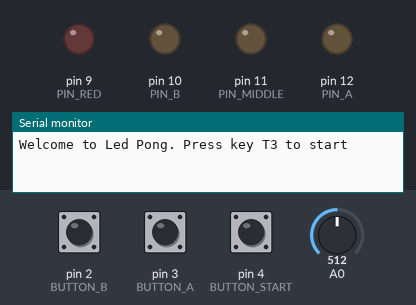
A sketch run on a simulated Arduino Uno, built with avr-gcc and run on an emulated ATmega328P. Parts: output pins drawn as LEDs (lit = HIGH), the last lines printed to the serial monitor. Dashed ring = blinking. The test bench sets the inputs (shaded band); at power-on: pin 4 (BUTTON_START) LOW, pin 2 (BUTTON_B) HIGH, pin 3 (BUTTON_A) HIGH, A0 = 512.

Above: at 0.01 s.
1.3 s: pin 4 (BUTTON_START) pulled HIGH for 0.15 s
At 2.7 s:
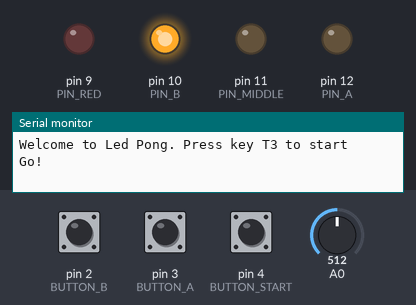
7.4 s: pin 4 (BUTTON_START) pulled HIGH for 1 s
At 11.1 s:
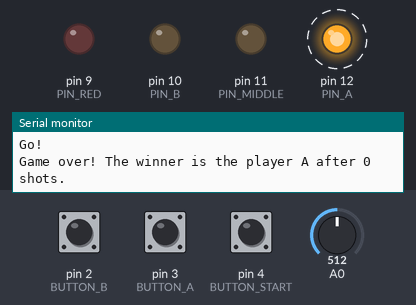
14.4 s: pin 4 (BUTTON_START) pulled HIGH for 3.2 s
At 14.7 s:
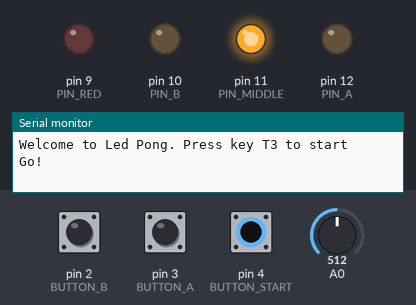
Timing chart, 0 to 29.6 s (numbered marks = the images above; inputs shaded):
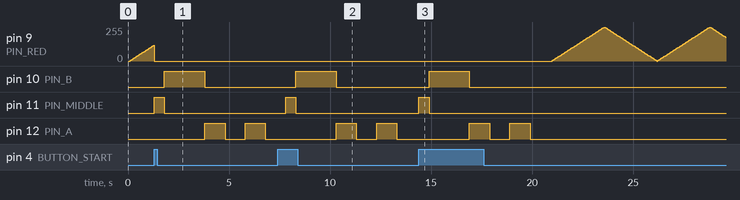

The sketch:

ledpong.ino
```cpp
#define PIN_A 12 //pin del led del giocatore A
#define PIN_B 10 //pin del led del giocatore B
#define PIN_MIDDLE 11 //pin del led centrale
#define BUTTON_A 3 //pin del bottone che governa il giocatore A
#define BUTTON_B 2 //pin del bottone che governa il giocatore B
#define BUTTON_START 4 //pin del bottone di START
#define PIN_RED 9 //pin del led rosso
#define POT A0 //pin del potenziometro
#define S2 2000 //2 secondi in millisecondi
#define S1 1000 //1 secondo in millisecondi
#define S05 500 //0.5 secondi in millisecondi
#define RTFactor 7/8 //fattore di diminuzione del reaction time
#define POT_MIDDLE 512 //potenza media del potenziometro
#define MIN_SPEED 1 //velocità minima
#define MAX_SPEED 2 //velocità massima
#define PULSE_T 50 //periodo di pulsione del led rosso
#define BOUNCE_T 50000 //periodo di attesa in microsecondi tra una reazione e l'altra dello stesso pulsante
#define MIN_INT 0 //intensità minima del led
#define MAX_INT 255 //intensità massima del led

//variabili del programma
int fadeAmount = 5;
int currIntensity;
volatile bool isAOn;
volatile bool isBOn;
bool giocoIniziato;
volatile bool giocoFinito;
volatile bool win_A;
volatile bool win_B;
volatile bool reaction_A;
volatile bool reaction_B;
volatile bool verso;
int speed;
int currentPin;
long currentTime;
long initialTime;
volatile int RT;
long reactionTime;
volatile int scambio;
volatile long buttonTyped_A;
volatile long buttonTyped_B;

/*
 * Diminuisce il reaction time di 1/8 dopo ogni scambio.
 */
void changeRT() {
  if (scambio > 1) {
    RT = RT * RTFactor;
  }
}

/*
 * Fa blinkare il led del giocatore A dopo la vittoria per 2 secondi.
 */
void winner_A() {
  digitalWrite(PIN_MIDDLE, LOW);
  digitalWrite(PIN_B, LOW);
  initialTime = millis();
  while (millis() - initialTime <= S2) {
    digitalWrite(PIN_A, HIGH);
    delay(S1);
    digitalWrite(PIN_A, LOW);
    delay(S1);
  }
}

/*
 * Fa blinkare il led del giocatore B dopo la vittoria per 2 secondi.
 */
void winner_B() {
  digitalWrite(PIN_MIDDLE, LOW);
  digitalWrite(PIN_A, LOW);
  initialTime = millis();
  while (millis() - initialTime <= S2) {
    digitalWrite(PIN_B, HIGH);
    delay(S1);
    digitalWrite(PIN_B, LOW);
    delay(S1);
  }
}

/*
 * Funzione associata all'interruzione data dal pulsante del giocatore A.
 */
void react_A() {
  if (micros() - buttonTyped_A > BOUNCE_T && !giocoFinito) { // elimina i rimbalzi
    if (isAOn) {
      scambio++;
      verso = !verso;
      reaction_A = true;
      isAOn = false;
      buttonTyped_A = micros();
      changeRT();
    }
    else {
      giocoFinito = true;
      win_B = true;
    }
  }
}

/*
 * Funzione associata all'interruzione data dal pulsante del giocatore B.
 */
void react_B() {
  if (micros() - buttonTyped_B > BOUNCE_T && !giocoFinito) { //elimina i rimbalzi
    if (isBOn) {
      scambio++;
      verso = !verso;
      reaction_B = true;
      buttonTyped_B = micros();
      isBOn = false;
      changeRT();
    }
    else {
      giocoFinito = true;
      win_A = true;
    }
  }

}

/*
 * Permette il movimento dei led da una parte all'altra.
 */
void move() {
  if (millis() - currentTime > S1 / speed || reaction_A || reaction_B) {
    if (!verso && currentPin < PIN_A) {
      digitalWrite(currentPin, LOW);
      currentPin++;
      digitalWrite(currentPin, HIGH);
      if (PIN_A == currentPin) {
        reactionTime = millis();
        isAOn = true;

      }
      currentTime = millis();

    }
    else if (verso && currentPin > PIN_B) {
      digitalWrite(currentPin, LOW);
      currentPin--;
      digitalWrite(currentPin, HIGH);
      if (PIN_B == currentPin) {
        reactionTime = millis();
        isBOn = true;
      }
      currentTime = millis();
    }
    reaction_A = false;
    reaction_B = false;
  }
  if (millis() - reactionTime > RT ) {
    if (isAOn) {
      giocoFinito = true;
      win_B = true;
    }
    else if (isBOn) {
      giocoFinito = true;
      win_A = true;
    }
  }
}

/*
 * Imposta la speed iniziale in accordo con la potenza data dal potenziometro, su una scala di due livelli di difficoltà.
 */
void setSpeed() {
  analogRead(A0) < POT_MIDDLE ? speed = MIN_SPEED : speed = MAX_SPEED;
}

/*
 * Fa blinkare il led rosso prima dell'inizio del gioco.
 */
void ledPulse() {
  if (millis() - initialTime > PULSE_T) {
    analogWrite(PIN_RED, currIntensity);
    currIntensity = currIntensity + fadeAmount;
    initialTime = millis();
    if (currIntensity == MIN_INT || currIntensity == MAX_INT) {
      fadeAmount = -fadeAmount ;
    }
  }
}

void initialize(){
  isAOn = false;
  isBOn = false;
  currIntensity = MIN_INT;
  giocoIniziato = false;
  giocoFinito = false;
  win_A = false;
  win_B = false;
  reaction_A = false;
  reaction_B = false;
  RT = S2;
  scambio = 0;
}

void setup() {
  Serial.begin(9600);
  pinMode(PIN_RED, OUTPUT);
  pinMode(PIN_A, OUTPUT);
  pinMode(PIN_B, OUTPUT);
  pinMode(PIN_MIDDLE, OUTPUT);
  pinMode(BUTTON_B, INPUT);
  pinMode(BUTTON_A, INPUT);
  pinMode(BUTTON_START, INPUT);
  attachInterrupt(digitalPinToInterrupt(BUTTON_A), react_A, FALLING);
  attachInterrupt(digitalPinToInterrupt(BUTTON_B), react_B, FALLING);
}

void loop() {
  initialize();
  initialTime = millis();
  Serial.println("Welcome to Led Pong. Press key T3 to start");
  while (!giocoIniziato) {
    ledPulse();
    if (digitalRead(BUTTON_START) == HIGH) {
      setSpeed();
      giocoIniziato = true;
      digitalWrite(PIN_MIDDLE, HIGH);
      currentPin = PIN_MIDDLE;
      millis() % 2 == 0 ? verso = false : verso = true;
    }
  }
  digitalWrite(PIN_RED, LOW);
  Serial.println("Go!");
  currentTime = millis();
  buttonTyped_A = micros();
  buttonTyped_B = micros();
  while (!giocoFinito) {
    move();
  }
  if (win_A) {
    Serial.print("Game over! The winner is the player A after ");
    Serial.print(scambio);
    Serial.println(" shots.");
    winner_A();
  }
  else {
    Serial.print("Game over! The winner is the player B after ");
    Serial.print(scambio);
    Serial.println(" shots.");
    winner_B();
  }
}
```

Measured:
- after the input at 1.3 s, pin 10 (PIN_B): LOW → HIGH after 0.50 s, → LOW 2.0 s later; pin 11 (PIN_MIDDLE): LOW → HIGH at once, → LOW 0.50 s later; pin 12 (PIN_A): alternates HIGH for 1.0 s and LOW for 1.0 s, starting after 2.5 s
- after the input at 7.4 s, pin 9 (PIN_RED): stops changing and stays 0/255; pin 10 (PIN_B): LOW → HIGH after 0.90 s, → LOW 2.0 s later; pin 11 (PIN_MIDDLE): LOW → HIGH after 0.40 s, → LOW 0.50 s later; pin 12 (PIN_A): alternates HIGH for 1.0 s and LOW for 1.0 s, starting after 2.9 s
- after the input at 14.4 s, pin 10 (PIN_B): LOW → HIGH after 0.50 s, → LOW 2.0 s later; pin 11 (PIN_MIDDLE): LOW → HIGH at once, → LOW 0.50 s later; pin 12 (PIN_A): alternates HIGH for 1.0 s and LOW for 1.0 s, 4 changes in all, then stays LOW, starting after 2.5 s
